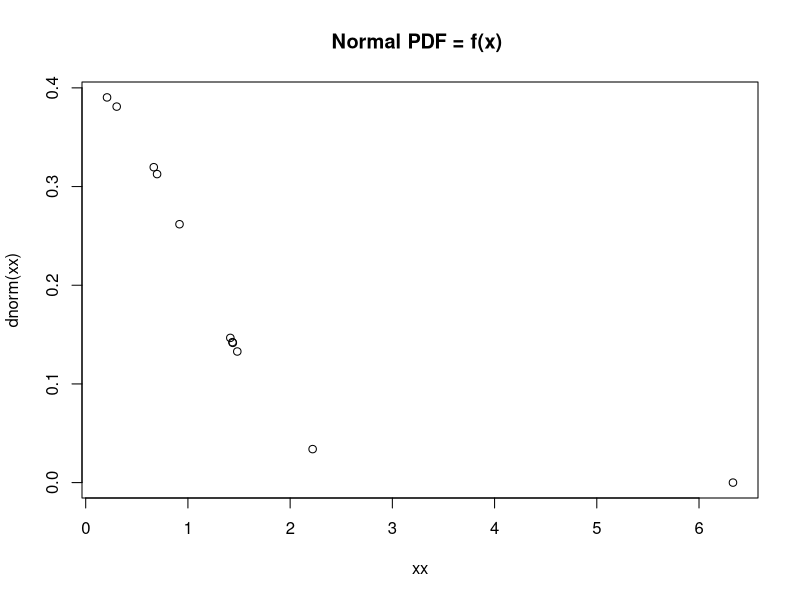
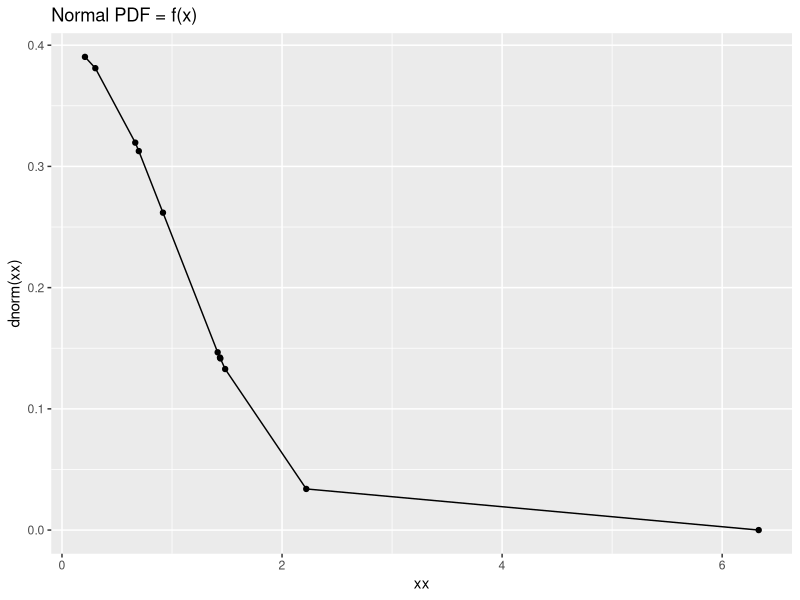
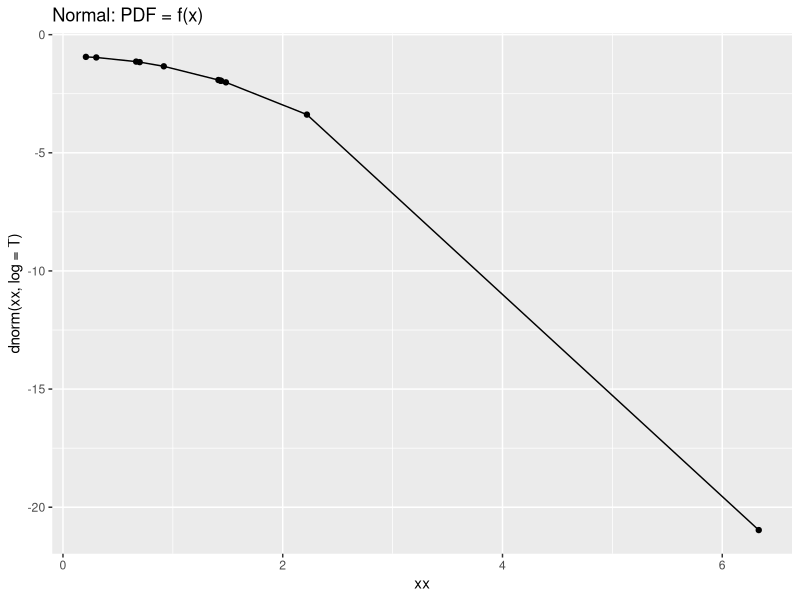
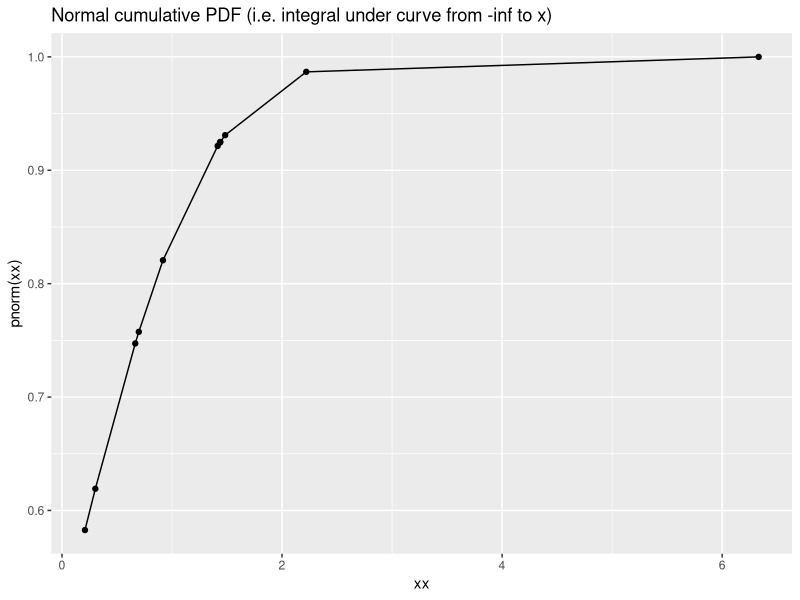
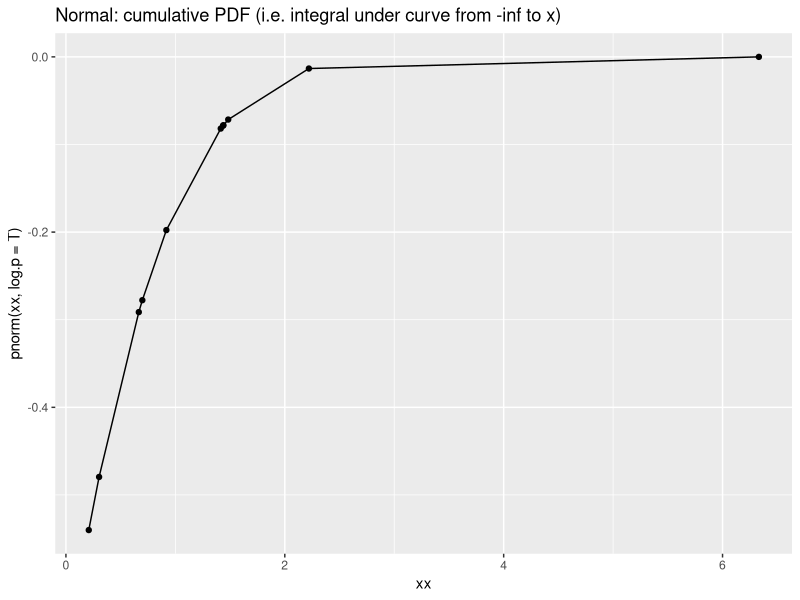
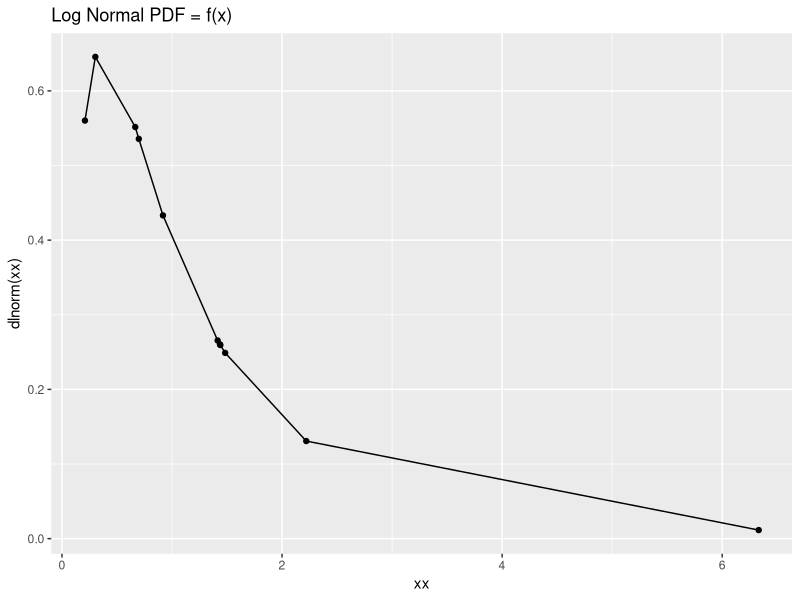
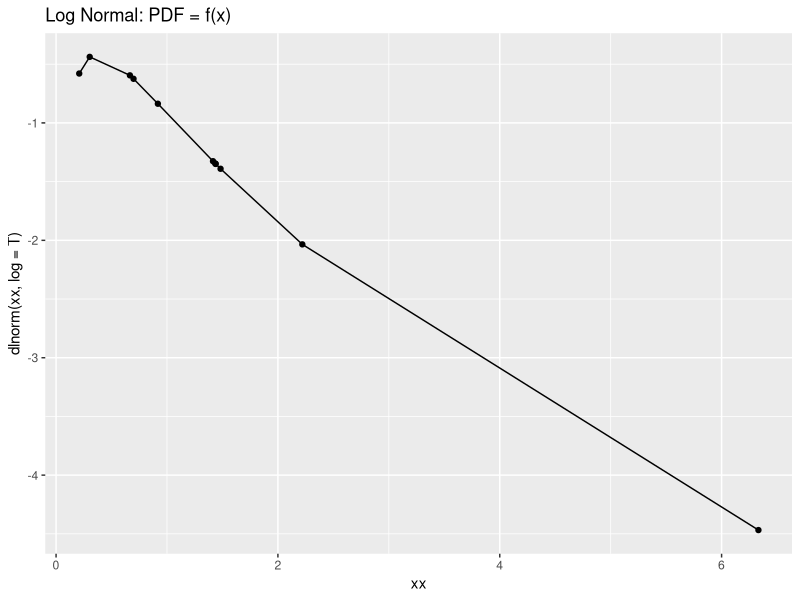
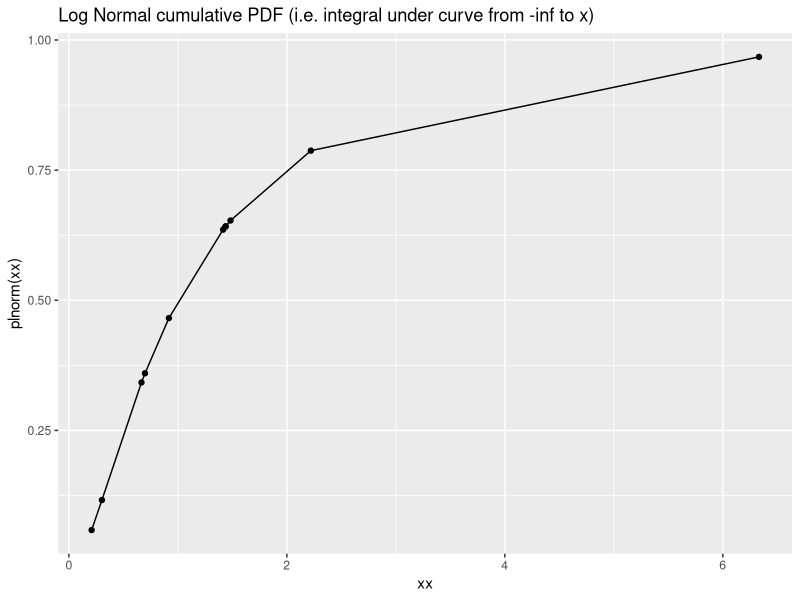

These figures' R source, in order:
## ---- chunk 1

# File name: stat101_a.R
# Visualizing various probability density functions
# See also: stat101_a.Rmd (the same code inside an automatically generated report)


# The Normal Distribution

# Read about rnorm and rlnorm functions
?rnorm
?Distributions

pnorm(0) # 0.5
pnorm(1) # 0.8413447
pnorm(2) # 0.9772499
pnorm(3) # 0.9986501

# Visualize probability density functions (PDF) and cumulative distribution function (CDF) with different sample points for different distributions
xx = -5:5; 
xx = c(-3,-2,-1,-0.5, -0.25, 0, 0.25, 0.5, 1, 2, 3)
set.seed(111)  # Seed for random number generator. Run `?set.seed` to learn about any function you don't know
xx = rnorm(11)
xx = rlnorm(11)
xx

# with base graphics
plot(xx, dnorm(xx), main = "Normal PDF = f(x) ") 

# with ggplot2 graphics
library(ggplot2)
qplot(xx, dnorm(xx), geom = c("point", "line"), main = "Normal PDF = f(x) ") 
qplot(xx, dnorm(xx, log=T), geom = c("point", "line"), main = "Normal: PDF = f(x) ")
qplot(xx, pnorm(xx), geom = c("point", "line"), main = "Normal cumulative PDF (i.e. integral under curve from -inf to x) ")
qplot(xx, pnorm(xx, log.p=T), geom = c("point", "line"), main = "Normal: cumulative PDF (i.e. integral under curve from -inf to x) ")


qplot(xx, dlnorm(xx), geom = c("point", "line"), main = "Log Normal PDF = f(x) ")
qplot(xx, dlnorm(xx, log=T), geom = c("point", "line"), main = "Log Normal: PDF = f(x) ")
qplot(xx, plnorm(xx), geom = c("point", "line"), main = "Log Normal cumulative PDF (i.e. integral under curve from -inf to x) ")
qplot(xx, plnorm(xx, log.p=T), geom = c("point", "line"), main = "Log Normal: cumulative PDF (i.e. integral under curve from -inf to x) ")


# Some fun distributions

qbirthday(prob = 0.5, classes = 365, coincident = 2)
pbirthday(n <- 36, classes = 365, coincident = 2)

